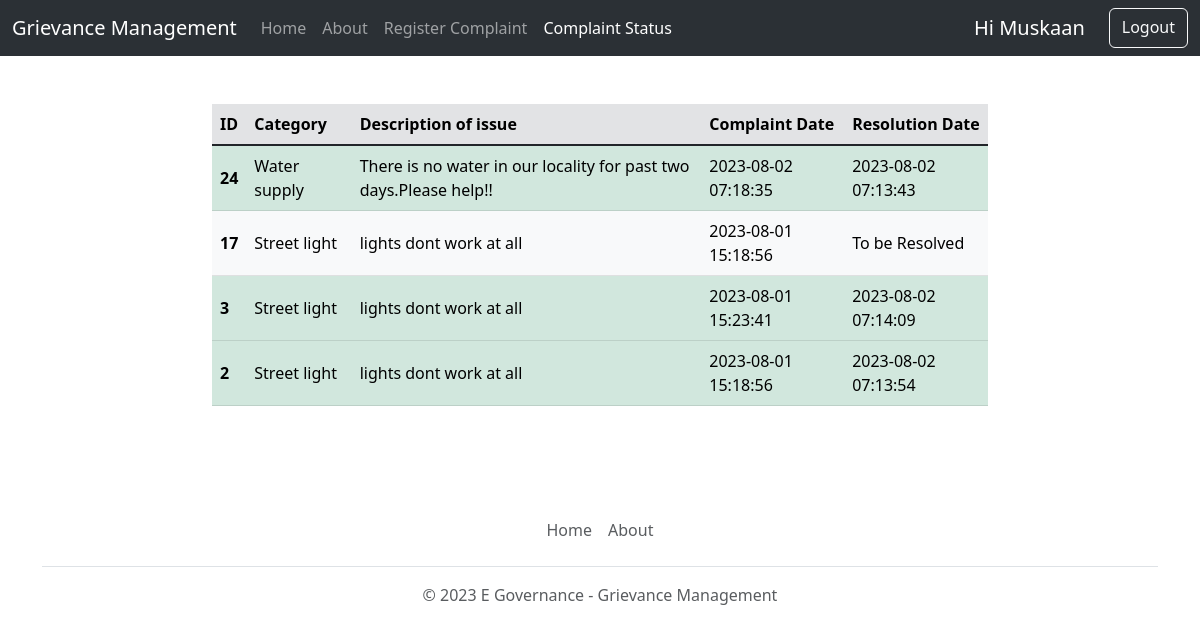
/Project/status.php (signed in), run on an earlier commit of the app's database.
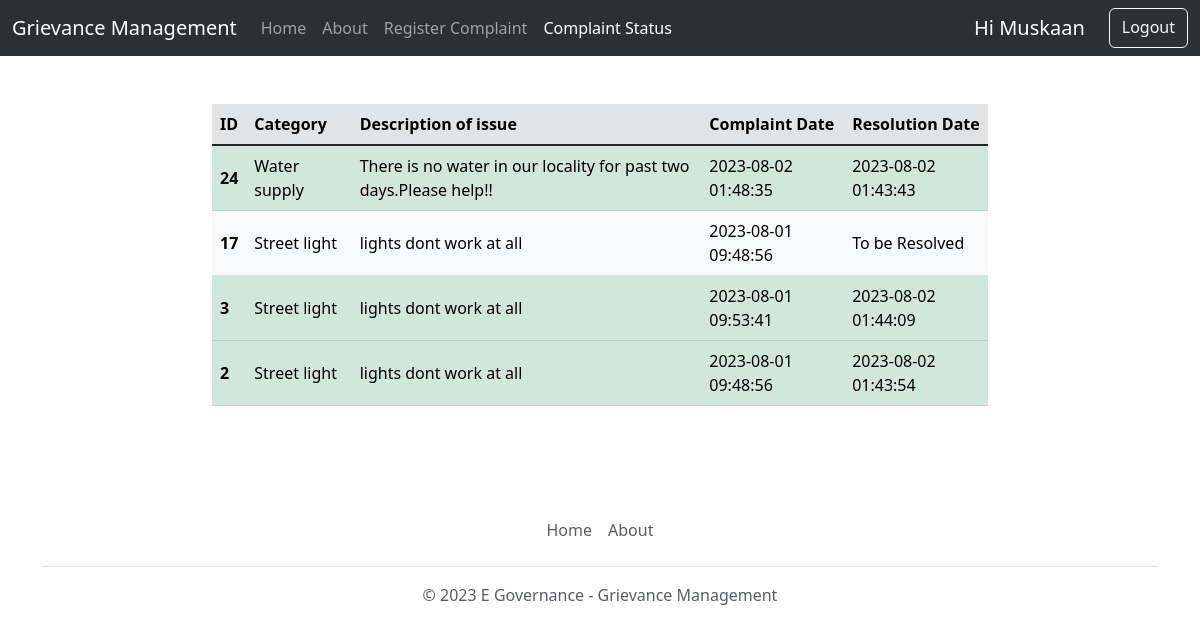
And on a later commit of the database.
### tables this page shows
CREATE TABLE `complaints` (
  `id` int(11) NOT NULL,
  `s_no` int(11) NOT NULL,
  `category` varchar(150) NOT NULL,
  `description` varchar(300) NOT NULL,
  `address` varchar(200) NOT NULL,
  `city` varchar(50) NOT NULL,
  `state` varchar(50) NOT NULL,
  `pincode` int(11) NOT NULL,
  `dt` timestamp NOT NULL DEFAULT current_timestamp(),
  `dt_resolve` timestamp NULL DEFAULT NULL,
  `resolved` tinyint(1) NOT NULL DEFAULT 0,
  `resolved_by_admin_id` int(11) DEFAULT NULL
);

### Project/status.php (the view, shortened to what this page needs)
<!doctype html>
<html lang="en">
<head>
    <link href="https://cdn.jsdelivr.net/npm/bootstrap@5.3.0/dist/css/bootstrap.min.css" rel="stylesheet"
>
</head>
<body>
    <?php
    require('nav.php');
    ?>
    <div class="container-fluid py-5 col-sm-8 table-responsive">
        <table class="table align-middle">
            <thead class="table-secondary">
                <tr>
                    <th scope="col">ID</th>
                    <th scope="col">Category</th>
                    <th scope="col">Description of issue</th>
                    <th scope="col">Complaint Date</th>
                    <th scope="col">Resolution Date</th>
                </tr>
            </thead>
            <tbody class="table-group-divider">
                <?php
                include 'common/dbconnect.php';
                $s_no = $_SESSION['s_no'];
                $sql = "SELECT * FROM complaints WHERE s_no='$s_no' ORDER BY id DESC";
                $result = mysqli_query($conn, $sql);
                $num = mysqli_num_rows($result);
                if ($num > 0) {
                    while ($row = $result->fetch_assoc()) {
                        $resol = "light";
                        $resol_dt = "To be Resolved";
                        if ($row['resolved']) {
                            $resol = "success";
                            $resol_dt = $row['dt_resolve'];
                        }
                        echo '
                        <tr class="table-' . $resol . '">
                            <th scope="row">' . $row['id'] . '</th>
                            <td>' . $row['category'] . '</td>
                            <td>' . $row['description'] . '</td>
                            <td>' . $row['dt'] . '</td>
                            <td>' . $resol_dt . '</td>
                        </tr>';
                    }
                }
                ?>
            </tbody>
        </table>
    </div>
    <?php
    require('footer.php');
    ?>
</body>

What changed in the data, as far as the page shows it:
changed complaints "Water supply": dt "2023-08-02 07:18:35" → "2023-08-02 01:48:35"; dt_resolve "2023-08-02 07:13:43" → "2023-08-02 01:43:43"
changed complaints id 17: dt "2023-08-01 15:18:56" → "2023-08-01 09:48:56"
changed complaints id 3: dt "2023-08-01 15:23:41" → "2023-08-01 09:53:41"; dt_resolve "2023-08-02 07:14:09" → "2023-08-02 01:44:09"
changed complaints id 2: dt "2023-08-01 15:18:56" → "2023-08-01 09:48:56"; dt_resolve "2023-08-02 07:13:54" → "2023-08-02 01:43:54"
